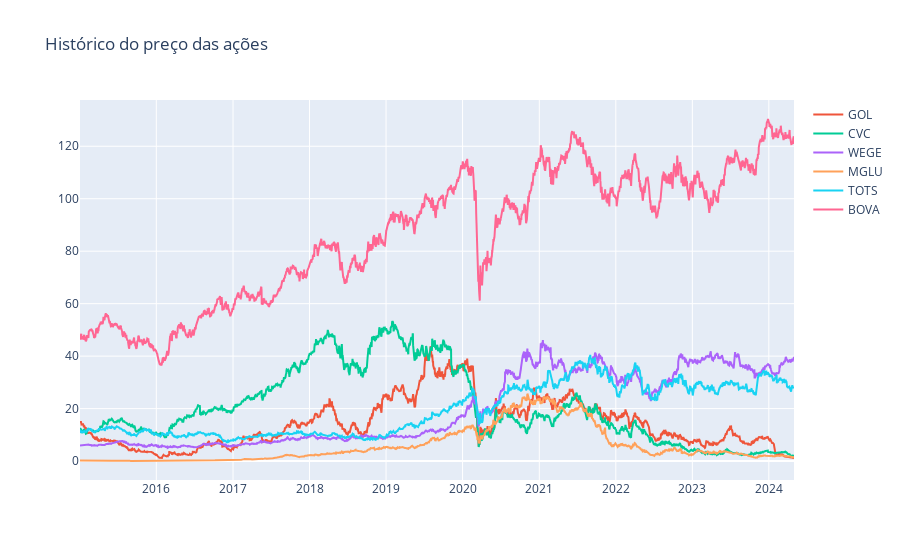

Source (notebook cell):
### Code cell
figura = px.line(title = 'Histórico do preço das ações')
for i in dataset.columns[1:]:
  figura.add_scatter(x = dataset['Date'], y = dataset[i], name = i)
figura.show()

### Figure 1 — Plotly figure (JSON) as saved in the notebook; plotly's stock layout.template omitted (floating-point values rounded to 4 significant figures; data arrays with more than 128 entries replaced by an {"elided": "..."} marker saying what was removed)
{"data": [{"hovertemplate": "<extra></extra>", "legendgroup": "", "line": {"color": "#636efa", "dash": "solid"}, "marker": {"symbol": "circle"}, "mode": "lines", "name": "", "orientation": "v", "showlegend": false, "type": "scatter", "xaxis": "x", "yaxis": "y"}, {"name": "GOL", "type": "scatter", "x": {"elided": "2292 str values"}, "y": {"elided": "2292 float values"}}, {"name": "CVC", "type": "scatter", "x": {"elided": "2292 str values"}, "y": {"elided": "2292 float values"}}, {"name": "WEGE", "type": "scatter", "x": {"elided": "2292 str values"}, "y": {"elided": "2292 float values"}}, {"name": "MGLU", "type": "scatter", "x": {"elided": "2292 str values"}, "y": {"elided": "2292 float values"}}, {"name": "TOTS", "type": "scatter", "x": {"elided": "2292 str values"}, "y": {"elided": "2292 float values"}}, {"name": "BOVA", "type": "scatter", "x": {"elided": "2292 str values"}, "y": {"elided": "2292 float values"}}], "layout": {"legend": {"tracegroupgap": 0}, "title": {"text": "Histórico do preço das ações"}, "xaxis": {"anchor": "y", "domain": [0, 1]}, "yaxis": {"anchor": "x", "domain": [0, 1]}}}
